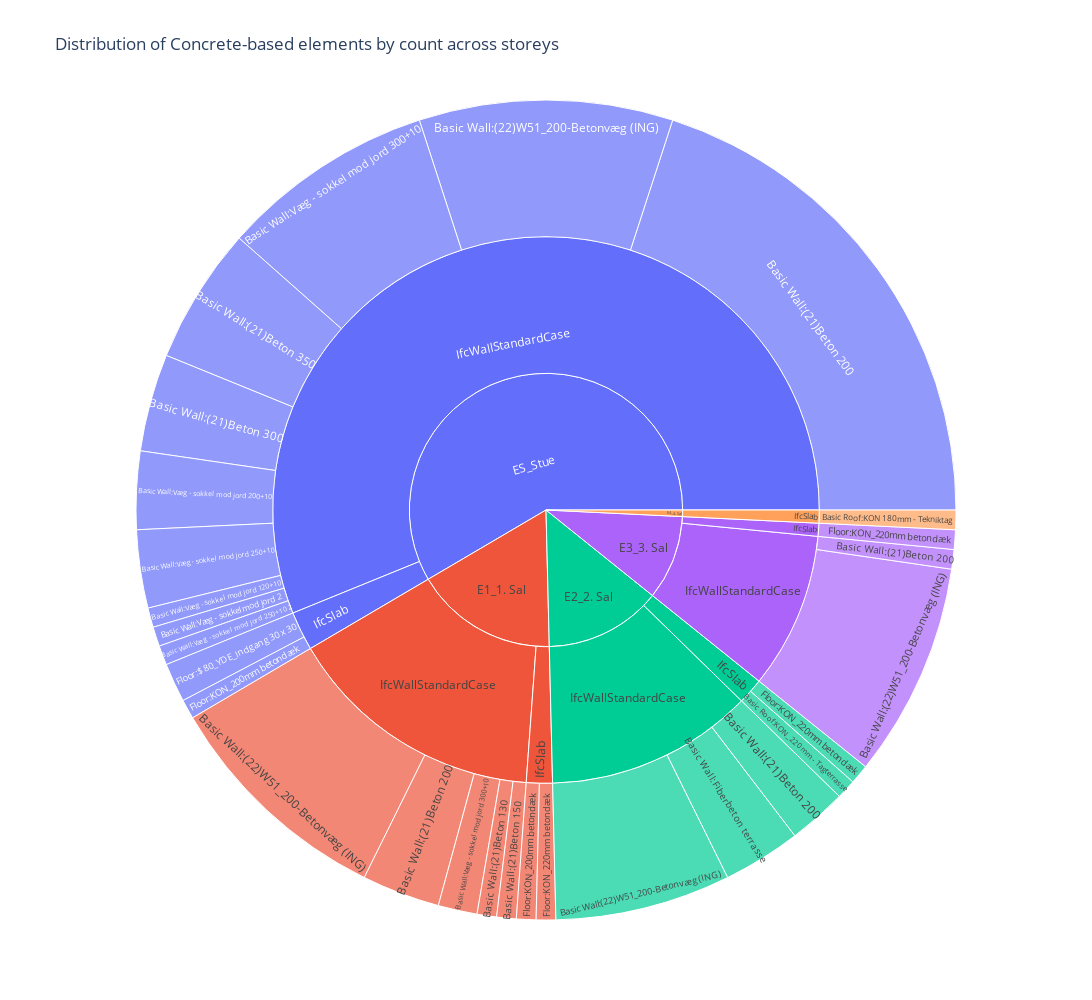

The notebook cell saved with this chart:
### Code cell
fig = px.sunburst(df.query("Ignore == False"), path=['Storey', 'Class', 'Type'], values='Count',
                  width=1200, height=1000,
                  title="Distribution of Concrete-based elements by count across storeys",
                  hover_data='Material',
                  )
fig.show()

### Figure 1 — Plotly figure (JSON) as saved in the notebook; plotly's stock layout.template omitted (floating-point values rounded to 4 significant figures)
{"data": [{"branchvalues": "total", "customdata": [["['RM_Væg_Beton_Element']"], ["['RM_Dæk_Beton_Element']"], ["['RM_Væg_Beton_Element']"], ["['RM_Væg_Beton_Element']"], ["['RM_Væg_Beton_Element']"], ["['RM_Væg_Beton_Element']"], ["['RM_Væg_Beton_Element']"], ["['RM_Væg_Beton_Element']"], ["['RM_Væg_Beton_Element Check']"], ["['RM_Væg_Beton_Element Check']"], ["['RM_Væg_Beton_Element']"], ["['RM_Væg_Beton_Element']"], ["['RM_Væg_Beton_Element']"], ["['RM_Væg_Beton_Element']"], ["['Concrete']"], ["['Concrete', 'RM_Batt isolering']"], ["['Concrete', 'RM_Batt isolering', 'RM_Batt isolering']"], ["['Concrete', 'RM_Batt isolering', 'RM_Batt isolering']"], ["['Concrete', 'RM_Batt isolering', 'RM_Batt isolering']"], ["['Concrete', 'RM_Batt isolering', 'RM_Batt isolering']"], ["['Concrete', 'RM_Batt isolering', 'RM_Batt isolering']"], ["['Concrete', 'RM_Batt isolering', 'RM_Batt isolering']"], ["['RM_Dæk_Beton_Element']"], ["['RM_Dæk_Beton_Element']"], ["['RM_Dæk_Beton_Element']"], ["['RM_Dæk_Beton_Element']"], ["['RM_Dæk_Beton_Element']"], ["['RM_Dæk_Beton_Element']"], ["['RM_Dæk_Beton_Element']"], ["['RM_Dæk_Beton_Element']"], ["['RM_Dæk_Beton_Element']"], ["['RM_Væg_Beton_Element']"], ["['RM_Dæk_Beton_Element']"], ["(?)"], ["(?)"], ["['RM_Væg_Beton_Element']"], ["(?)"], ["(?)"], ["(?)"], ["(?)"], ["['RM_Væg_Beton_Element']"], ["(?)"]], "domain": {"x": [0, 1], "y": [0, 1]}, "hovertemplate": "labels=%{label}<br>Count=%{value}<br>parent=%{parent}<br>id=%{id}<br>Material=%{customdata[0]}<extra></extra>", "ids": ["E4_4. Sal/IfcSlab/Basic Roof:KON 180mm - Tekniktag", "E2_2. Sal/IfcSlab/Basic Roof:KON_220mm - Tagterrasse", "E1_1. Sal/IfcWallStandardCase/Basic Wall:(21)Beton 130", "E1_1. Sal/IfcWallStandardCase/Basic Wall:(21)Beton 150", "E1_1. Sal/IfcWallStandardCase/Basic Wall:(21)Beton 200", "E2_2. Sal/IfcWallStandardCase/Basic Wall:(21)Beton 200", "E3_3. Sal/IfcWallStandardCase/Basic Wall:(21)Beton 200", "ES_Stue/IfcWallStandardCase/Basic Wall:(21)Beton 200", "ES_Stue/IfcWallStandardCase/Basic Wall:(21)Beton 300", "ES_Stue/IfcWallStandardCase/Basic Wall:(21)Beton 350", "E1_1. Sal/IfcWallStandardCase/Basic Wall:(22)W51_200-Betonvæg (ING)", "E2_2. Sal/IfcWallStandardCase/Basic Wall:(22)W51_200-Betonvæg (ING)", "E3_3. Sal/IfcWallStandardCase/Basic Wall:(22)W51_200-Betonvæg (ING)", "ES_Stue/IfcWallStandardCase/Basic Wall:(22)W51_200-Betonvæg (ING)", "E2_2. Sal/IfcWallStandardCase/Basic Wall:Fiberbeton terrasse", "ES_Stue/IfcWallStandardCase/Basic Wall:Væg - sokkel mod jord 120+10", "ES_Stue/IfcWallStandardCase/Basic Wall:Væg - sokkel mod jord 2", "ES_Stue/IfcWallStandardCase/Basic Wall:Væg - sokkel mod jord 200+10", "ES_Stue/IfcWallStandardCase/Basic Wall:Væg - sokkel mod jord 250+10", "ES_Stue/IfcWallStandardCase/Basic Wall:Væg - sokkel mod jord 250+10 2", "E1_1. Sal/IfcWallStandardCase/Basic Wall:Væg - sokkel mod jord 300+10", "ES_Stue/IfcWallStandardCase/Basic Wall:Væg - sokkel mod jord 300+10", "ES_Stue/IfcSlab/Floor:$ 80_YDE_Indgang 30 x 30", "E1_1. Sal/IfcSlab/Floor:KON_200mm betondæk", "ES_Stue/IfcSlab/Floor:KON_200mm betondæk", "E1_1. Sal/IfcSlab/Floor:KON_220mm betondæk", "E2_2. Sal/IfcSlab/Floor:KON_220mm betondæk", "E3_3. Sal/IfcSlab/Floor:KON_220mm betondæk", "E1_1. Sal/IfcSlab", "E2_2. Sal/IfcSlab", "E3_3. Sal/IfcSlab", "E4_4. Sal/IfcSlab", "ES_Stue/IfcSlab", "E1_1. Sal/IfcWallStandardCase", "E2_2. Sal/IfcWallStandardCase", "E3_3. Sal/IfcWallStandardCase", "ES_Stue/IfcWallStandardCase", "E1_1. Sal", "E2_2. Sal", "E3_3. Sal", "E4_4. Sal", "ES_Stue"], "labels": ["Basic Roof:KON 180mm - Tekniktag", "Basic Roof:KON_220mm - Tagterrasse", "Basic Wall:(21)Beton 130", "Basic Wall:(21)Beton 150", "Basic Wall:(21)Beton 200", "Basic Wall:(21)Beton 200", "Basic Wall:(21)Beton 200", "Basic Wall:(21)Beton 200", "Basic Wall:(21)Beton 300", "Basic Wall:(21)Beton 350", "Basic Wall:(22)W51_200-Betonvæg (ING)", "Basic Wall:(22)W51_200-Betonvæg (ING)", "Basic Wall:(22)W51_200-Betonvæg (ING)", "Basic Wall:(22)W51_200-Betonvæg (ING)", "Basic Wall:Fiberbeton terrasse", "Basic Wall:Væg - sokkel mod jord 120+10", "Basic Wall:Væg - sokkel mod jord 2", "Basic Wall:Væg - sokkel mod jord 200+10", "Basic Wall:Væg - sokkel mod jord 250+10", "Basic Wall:Væg - sokkel mod jord 250+10 2", "Basic Wall:Væg - sokkel mod jord 300+10", "Basic Wall:Væg - sokkel mod jord 300+10", "Floor:$ 80_YDE_Indgang 30 x 30", "Floor:KON_200mm betondæk", "Floor:KON_200mm betondæk", "Floor:KON_220mm betondæk", "Floor:KON_220mm betondæk", "Floor:KON_220mm betondæk", "IfcSlab", "IfcSlab", "IfcSlab", "IfcSlab", "IfcSlab", "IfcWallStandardCase", "IfcWallStandardCase", "IfcWallStandardCase", "IfcWallStandardCase", "E1_1. Sal", "E2_2. Sal", "E3_3. Sal", "E4_4. Sal", "ES_Stue"], "name": "", "parents": ["E4_4. Sal/IfcSlab", "E2_2. Sal/IfcSlab", "E1_1. Sal/IfcWallStandardCase", "E1_1. Sal/IfcWallStandardCase", "E1_1. Sal/IfcWallStandardCase", "E2_2. Sal/IfcWallStandardCase", "E3_3. Sal/IfcWallStandardCase", "ES_Stue/IfcWallStandardCase", "ES_Stue/IfcWallStandardCase", "ES_Stue/IfcWallStandardCase", "E1_1. Sal/IfcWallStandardCase", "E2_2. Sal/IfcWallStandardCase", "E3_3. Sal/IfcWallStandardCase", "ES_Stue/IfcWallStandardCase", "E2_2. Sal/IfcWallStandardCase", "ES_Stue/IfcWallStandardCase", "ES_Stue/IfcWallStandardCase", "ES_Stue/IfcWallStandardCase", "ES_Stue/IfcWallStandardCase", "ES_Stue/IfcWallStandardCase", "E1_1. Sal/IfcWallStandardCase", "ES_Stue/IfcWallStandardCase", "ES_Stue/IfcSlab", "E1_1. Sal/IfcSlab", "ES_Stue/IfcSlab", "E1_1. Sal/IfcSlab", "E2_2. Sal/IfcSlab", "E3_3. Sal/IfcSlab", "E1_1. Sal", "E2_2. Sal", "E3_3. Sal", "E4_4. Sal", "ES_Stue", "E1_1. Sal", "E2_2. Sal", "E3_3. Sal", "ES_Stue", "", "", "", "", ""], "type": "sunburst", "values": [1, 1, 1, 1, 4, 3, 1, 26, 5, 7, 12, 9, 11, 13, 4, 1, 1, 4, 4, 1, 2, 11, 2, 1, 1, 1, 1, 1, 2, 2, 1, 1, 3, 20, 16, 12, 73, 22, 18, 13, 1, 76]}], "layout": {"height": 1000, "legend": {"tracegroupgap": 0}, "title": {"text": "Distribution of Concrete-based elements by count across storeys"}, "width": 1200}}
